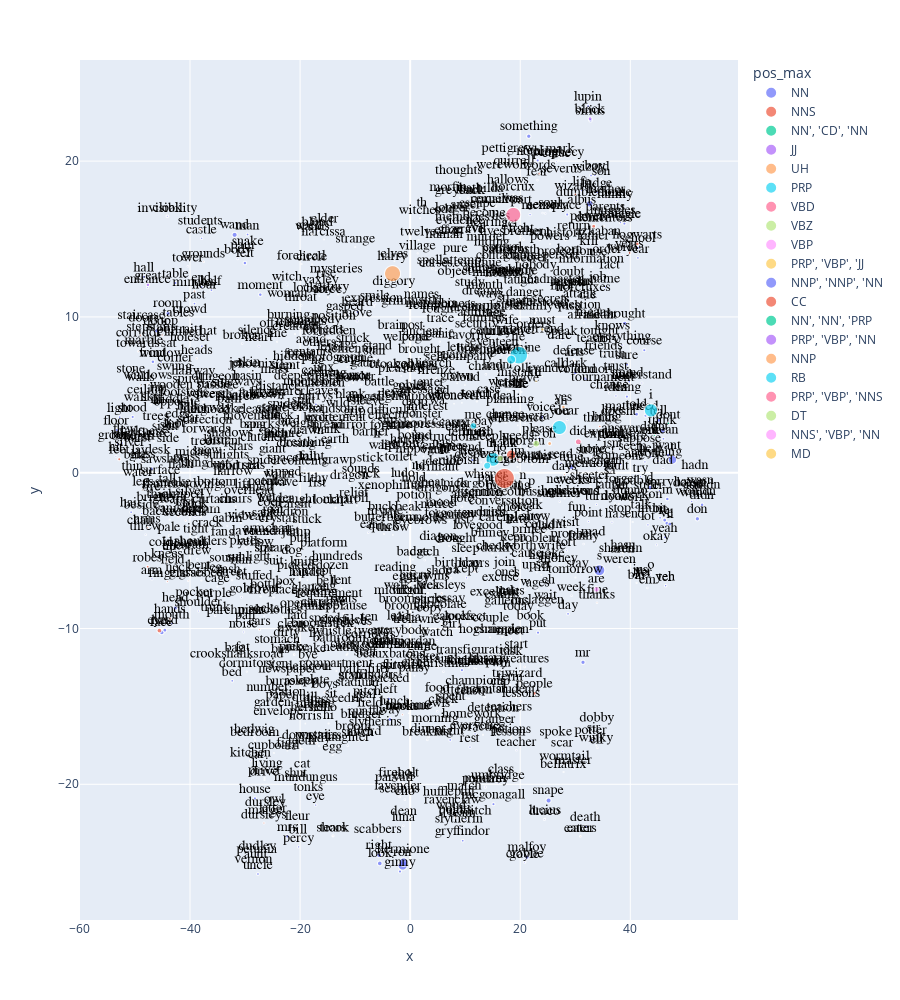

Source (notebook cell):
### Code cell
px.scatter(coords.reset_index(), 'x', 'y', 
           text='term_str', 
           color='pos_max', 
           hover_name='term_str',          
           #size='tfidf_max',
           size='tfidf',
           height=1000).update_traces(
                mode='markers+text', 
                textfont=dict(color='black', size=14, family='Arial'),
                textposition='top center')

### Figure 1 — Plotly figure (JSON) as saved in the notebook; plotly's stock layout.template omitted (floating-point values rounded to 4 significant figures; data arrays with more than 128 entries replaced by an {"elided": "..."} marker saying what was removed)
{"data": [{"hovertemplate": "<b>%{hovertext}</b><br><br>pos_max=NN<br>x=%{x}<br>y=%{y}<br>tfidf=%{marker.size}<br>term_str=%{text}<extra></extra>", "hovertext": {"elided": "940 str values"}, "legendgroup": "NN", "marker": {"color": "#636efa", "size": {"elided": "940 float values"}, "sizemode": "area", "sizeref": 0.0004292, "symbol": "circle"}, "mode": "markers+text", "name": "NN", "showlegend": true, "text": {"elided": "940 str values"}, "textfont": {"color": "black", "family": "Arial", "size": 14}, "textposition": "top center", "type": "scattergl", "x": {"elided": "940 float values"}, "xaxis": "x", "y": {"elided": "940 float values"}, "yaxis": "y"}, {"hovertemplate": "<b>%{hovertext}</b><br><br>pos_max=NNS<br>x=%{x}<br>y=%{y}<br>tfidf=%{marker.size}<br>term_str=%{text}<extra></extra>", "hovertext": {"elided": "167 str values"}, "legendgroup": "NNS", "marker": {"color": "#EF553B", "size": {"elided": "167 float values"}, "sizemode": "area", "sizeref": 0.0004292, "symbol": "circle"}, "mode": "markers+text", "name": "NNS", "showlegend": true, "text": {"elided": "167 str values"}, "textfont": {"color": "black", "family": "Arial", "size": 14}, "textposition": "top center", "type": "scattergl", "x": {"elided": "167 float values"}, "xaxis": "x", "y": {"elided": "167 float values"}, "yaxis": "y"}, {"hovertemplate": "<b>%{hovertext}</b><br><br>pos_max=NN', 'CD', 'NN<br>x=%{x}<br>y=%{y}<br>tfidf=%{marker.size}<br>term_str=%{text}<extra></extra>", "hovertext": ["dont", "didnt", "wasnt", "couldnt", "isnt", "doesnt", "wouldnt", "hadnt", "hasnt"], "legendgroup": "NN', 'CD', 'NN", "marker": {"color": "#00cc96", "size": [0.002881, 0.00256, 0.000442, 0.0005206, 0.0004094, 0.0003769, 0.0003579, 0.0002928, 0.0001762], "sizemode": "area", "sizeref": 0.0004292, "symbol": "circle"}, "mode": "markers+text", "name": "NN', 'CD', 'NN", "showlegend": true, "text": ["dont", "didnt", "wasnt", "couldnt", "isnt", "doesnt", "wouldnt", "hadnt", "hasnt"], "textfont": {"color": "black", "family": "Arial", "size": 14}, "textposition": "top center", "type": "scattergl", "x": [46.92, 44.36, 17.5, 24.69, 36.88, 37.95, 36.41, 16.0, 18.06], "xaxis": "x", "y": [3.169, 2.394, -1.21, -3.821, 1.407, 3.455, 2.112, 6.419, 5.271], "yaxis": "y"}, {"hovertemplate": "<b>%{hovertext}</b><br><br>pos_max=JJ<br>x=%{x}<br>y=%{y}<br>tfidf=%{marker.size}<br>term_str=%{text}<extra></extra>", "hovertext": ["black", "great"], "legendgroup": "JJ", "marker": {"color": "#ab63fa", "size": [0.005991, 0.005479], "sizemode": "area", "sizeref": 0.0004292, "symbol": "circle"}, "mode": "markers+text", "name": "JJ", "showlegend": true, "text": ["black", "great"], "textfont": {"color": "black", "family": "Arial", "size": 14}, "textposition": "top center", "type": "scattergl", "x": [32.7, -47.65], "xaxis": "x", "y": [22.72, 12.06], "yaxis": "y"}, {"hovertemplate": "<b>%{hovertext}</b><br><br>pos_max=UH<br>x=%{x}<br>y=%{y}<br>tfidf=%{marker.size}<br>term_str=%{text}<extra></extra>", "hovertext": ["yes", "oh"], "legendgroup": "UH", "marker": {"color": "#FFA15A", "size": [0.005732, 0.006263], "sizemode": "area", "sizeref": 0.0004292, "symbol": "circle"}, "mode": "markers+text", "name": "UH", "showlegend": true, "text": ["yes", "oh"], "textfont": {"color": "black", "family": "Arial", "size": 14}, "textposition": "top center", "type": "scattergl", "x": [27.84, 25.34], "xaxis": "x", "y": [4.22, 1.872], "yaxis": "y"}, {"hovertemplate": "<b>%{hovertext}</b><br><br>pos_max=PRP<br>x=%{x}<br>y=%{y}<br>tfidf=%{marker.size}<br>term_str=%{text}<extra></extra>", "hovertext": ["i", "you", "it", "he", "we", "me"], "legendgroup": "PRP", "marker": {"color": "#19d3f3", "size": [0.07706, 0.08555, 0.08572, 0.1357, 0.02224, 0.01818], "sizemode": "area", "sizeref": 0.0004292, "symbol": "circle"}, "mode": "markers+text", "name": "PRP", "showlegend": true, "text": ["i", "you", "it", "he", "we", "me"], "textfont": {"color": "black", "family": "Arial", "size": 14}, "textposition": "top center", "type": "scattergl", "x": [43.75, 27.11, 15.02, 19.73, 13.99, 11.48], "xaxis": "x", "y": [4.001, 2.899, 0.8619, 7.547, 0.4471, 3.002], "yaxis": "y"}, {"hovertemplate": "<b>%{hovertext}</b><br><br>pos_max=VBD<br>x=%{x}<br>y=%{y}<br>tfidf=%{marker.size}<br>term_str=%{text}<extra></extra>", "hovertext": ["did", "was"], "legendgroup": "VBD", "marker": {"color": "#FF6692", "size": [0.01412, 0.09746], "sizemode": "area", "sizeref": 0.0004292, "symbol": "circle"}, "mode": "markers+text", "name": "VBD", "showlegend": true, "text": ["did", "was"], "textfont": {"color": "black", "family": "Arial", "size": 14}, "textposition": "top center", "type": "scattergl", "x": [30.55, 18.74], "xaxis": "x", "y": [1.981, 16.55], "yaxis": "y"}, {"hovertemplate": "<b>%{hovertext}</b><br><br>pos_max=VBZ<br>x=%{x}<br>y=%{y}<br>tfidf=%{marker.size}<br>term_str=%{text}<extra></extra>", "hovertext": ["is"], "legendgroup": "VBZ", "marker": {"color": "#B6E880", "size": [0.01935], "sizemode": "area", "sizeref": 0.0004292, "symbol": "circle"}, "mode": "markers+text", "name": "VBZ", "showlegend": true, "text": ["is"], "textfont": {"color": "black", "family": "Arial", "size": 14}, "textposition": "top center", "type": "scattergl", "x": [22.91], "xaxis": "x", "y": [1.864], "yaxis": "y"}, {"hovertemplate": "<b>%{hovertext}</b><br><br>pos_max=VBP<br>x=%{x}<br>y=%{y}<br>tfidf=%{marker.size}<br>term_str=%{text}<extra></extra>", "hovertext": ["are"], "legendgroup": "VBP", "marker": {"color": "#FF97FF", "size": [0.01275], "sizemode": "area", "sizeref": 0.0004292, "symbol": "circle"}, "mode": "markers+text", "name": "VBP", "showlegend": true, "text": ["are"], "textfont": {"color": "black", "family": "Arial", "size": 14}, "textposition": "top center", "type": "scattergl", "x": [33.86], "xaxis": "x", "y": [-7.492], "yaxis": "y"}, {"hovertemplate": "<b>%{hovertext}</b><br><br>pos_max=PRP', 'VBP', 'JJ<br>x=%{x}<br>y=%{y}<br>tfidf=%{marker.size}<br>term_str=%{text}<extra></extra>", "hovertext": ["ill"], "legendgroup": "PRP', 'VBP', 'JJ", "marker": {"color": "#FECB52", "size": [0.001999], "sizemode": "area", "sizeref": 0.0004292, "symbol": "circle"}, "mode": "markers+text", "name": "PRP', 'VBP', 'JJ", "showlegend": true, "text": ["ill"], "textfont": {"color": "black", "family": "Arial", "size": 14}, "textposition": "top center", "type": "scattergl", "x": [22.89], "xaxis": "x", "y": [5.878], "yaxis": "y"}, {"hovertemplate": "<b>%{hovertext}</b><br><br>pos_max=NNP', 'NNP', 'NN<br>x=%{x}<br>y=%{y}<br>tfidf=%{marker.size}<br>term_str=%{text}<extra></extra>", "hovertext": ["harrys"], "legendgroup": "NNP', 'NNP', 'NN", "marker": {"color": "#636efa", "size": [0.003105], "sizemode": "area", "sizeref": 0.0004292, "symbol": "circle"}, "mode": "markers+text", "name": "NNP', 'NNP', 'NN", "showlegend": true, "text": ["harrys"], "textfont": {"color": "black", "family": "Arial", "size": 14}, "textposition": "top center", "type": "scattergl", "x": [-17.13], "xaxis": "x", "y": [4.393], "yaxis": "y"}, {"hovertemplate": "<b>%{hovertext}</b><br><br>pos_max=CC<br>x=%{x}<br>y=%{y}<br>tfidf=%{marker.size}<br>term_str=%{text}<extra></extra>", "hovertext": ["but", "and"], "legendgroup": "CC", "marker": {"color": "#EF553B", "size": [0.03895, 0.1717], "sizemode": "area", "sizeref": 0.0004292, "symbol": "circle"}, "mode": "markers+text", "name": "CC", "showlegend": true, "text": ["but", "and"], "textfont": {"color": "black", "family": "Arial", "size": 14}, "textposition": "top center", "type": "scattergl", "x": [18.35, 17.12], "xaxis": "x", "y": [1.16, -0.3681], "yaxis": "y"}, {"hovertemplate": "<b>%{hovertext}</b><br><br>pos_max=NN', 'NN', 'PRP<br>x=%{x}<br>y=%{y}<br>tfidf=%{marker.size}<br>term_str=%{text}<extra></extra>", "hovertext": ["dyou"], "legendgroup": "NN', 'NN', 'PRP", "marker": {"color": "#00cc96", "size": [0.0004808], "sizemode": "area", "sizeref": 0.0004292, "symbol": "circle"}, "mode": "markers+text", "name": "NN', 'NN', 'PRP", "showlegend": true, "text": ["dyou"], "textfont": {"color": "black", "family": "Arial", "size": 14}, "textposition": "top center", "type": "scattergl", "x": [37.18], "xaxis": "x", "y": [-1.964], "yaxis": "y"}, {"hovertemplate": "<b>%{hovertext}</b><br><br>pos_max=PRP', 'VBP', 'NN<br>x=%{x}<br>y=%{y}<br>tfidf=%{marker.size}<br>term_str=%{text}<extra></extra>", "hovertext": ["id"], "legendgroup": "PRP', 'VBP', 'NN", "marker": {"color": "#ab63fa", "size": [0.00128], "sizemode": "area", "sizeref": 0.0004292, "symbol": "circle"}, "mode": "markers+text", "name": "PRP', 'VBP', 'NN", "showlegend": true, "text": ["id"], "textfont": {"color": "black", "family": "Arial", "size": 14}, "textposition": "top center", "type": "scattergl", "x": [36.45], "xaxis": "x", "y": [0.04985], "yaxis": "y"}, {"hovertemplate": "<b>%{hovertext}</b><br><br>pos_max=NNP<br>x=%{x}<br>y=%{y}<br>tfidf=%{marker.size}<br>term_str=%{text}<extra></extra>", "hovertext": ["harry", "miss"], "legendgroup": "NNP", "marker": {"color": "#FFA15A", "size": [0.1096, 0.001215], "sizemode": "area", "sizeref": 0.0004292, "symbol": "circle"}, "mode": "markers+text", "name": "NNP", "showlegend": true, "text": ["harry", "miss"], "textfont": {"color": "black", "family": "Arial", "size": 14}, "textposition": "top center", "type": "scattergl", "x": [-3.204, 24.46], "xaxis": "x", "y": [12.78, 0.5944], "yaxis": "y"}, {"hovertemplate": "<b>%{hovertext}</b><br><br>pos_max=RB<br>x=%{x}<br>y=%{y}<br>tfidf=%{marker.size}<br>term_str=%{text}<extra></extra>", "hovertext": ["not"], "legendgroup": "RB", "marker": {"color": "#19d3f3", "size": [0.03391], "sizemode": "area", "sizeref": 0.0004292, "symbol": "circle"}, "mode": "markers+text", "name": "RB", "showlegend": true, "text": ["not"], "textfont": {"color": "black", "family": "Arial", "size": 14}, "textposition": "top center", "type": "scattergl", "x": [18.35], "xaxis": "x", "y": [7.26], "yaxis": "y"}, {"hovertemplate": "<b>%{hovertext}</b><br><br>pos_max=PRP', 'VBP', 'NNS<br>x=%{x}<br>y=%{y}<br>tfidf=%{marker.size}<br>term_str=%{text}<extra></extra>", "hovertext": ["im"], "legendgroup": "PRP', 'VBP', 'NNS", "marker": {"color": "#FF6692", "size": [0.002639], "sizemode": "area", "sizeref": 0.0004292, "symbol": "circle"}, "mode": "markers+text", "name": "PRP', 'VBP', 'NNS", "showlegend": true, "text": ["im"], "textfont": {"color": "black", "family": "Arial", "size": 14}, "textposition": "top center", "type": "scattergl", "x": [19.6], "xaxis": "x", "y": [0.8363], "yaxis": "y"}, {"hovertemplate": "<b>%{hovertext}</b><br><br>pos_max=DT<br>x=%{x}<br>y=%{y}<br>tfidf=%{marker.size}<br>term_str=%{text}<extra></extra>", "hovertext": ["no"], "legendgroup": "DT", "marker": {"color": "#B6E880", "size": [0.01756], "sizemode": "area", "sizeref": 0.0004292, "symbol": "circle"}, "mode": "markers+text", "name": "DT", "showlegend": true, "text": ["no"], "textfont": {"color": "black", "family": "Arial", "size": 14}, "textposition": "top center", "type": "scattergl", "x": [16.36], "xaxis": "x", "y": [0.9144], "yaxis": "y"}, {"hovertemplate": "<b>%{hovertext}</b><br><br>pos_max=NNS', 'VBP', 'NN<br>x=%{x}<br>y=%{y}<br>tfidf=%{marker.size}<br>term_str=%{text}<extra></extra>", "hovertext": ["arent", "werent"], "legendgroup": "NNS', 'VBP', 'NN", "marker": {"color": "#FF97FF", "size": [0.0001735, 0.0002024], "sizemode": "area", "sizeref": 0.0004292, "symbol": "circle"}, "mode": "markers+text", "name": "NNS', 'VBP', 'NN", "showlegend": true, "text": ["arent", "werent"], "textfont": {"color": "black", "family": "Arial", "size": 14}, "textposition": "top center", "type": "scattergl", "x": [10.0, 17.63], "xaxis": "x", "y": [-1.893, 5.33], "yaxis": "y"}, {"hovertemplate": "<b>%{hovertext}</b><br><br>pos_max=MD<br>x=%{x}<br>y=%{y}<br>tfidf=%{marker.size}<br>term_str=%{text}<extra></extra>", "hovertext": ["must"], "legendgroup": "MD", "marker": {"color": "#FECB52", "size": [0.004606], "sizemode": "area", "sizeref": 0.0004292, "symbol": "circle"}, "mode": "markers+text", "name": "MD", "showlegend": true, "text": ["must"], "textfont": {"color": "black", "family": "Arial", "size": 14}, "textposition": "top center", "type": "scattergl", "x": [24.03], "xaxis": "x", "y": [9.193], "yaxis": "y"}], "layout": {"height": 1000, "legend": {"itemsizing": "constant", "title": {"text": "pos_max"}, "tracegroupgap": 0}, "margin": {"t": 60}, "xaxis": {"anchor": "y", "domain": [0, 1], "title": {"text": "x"}}, "yaxis": {"anchor": "x", "domain": [0, 1], "title": {"text": "y"}}}}
